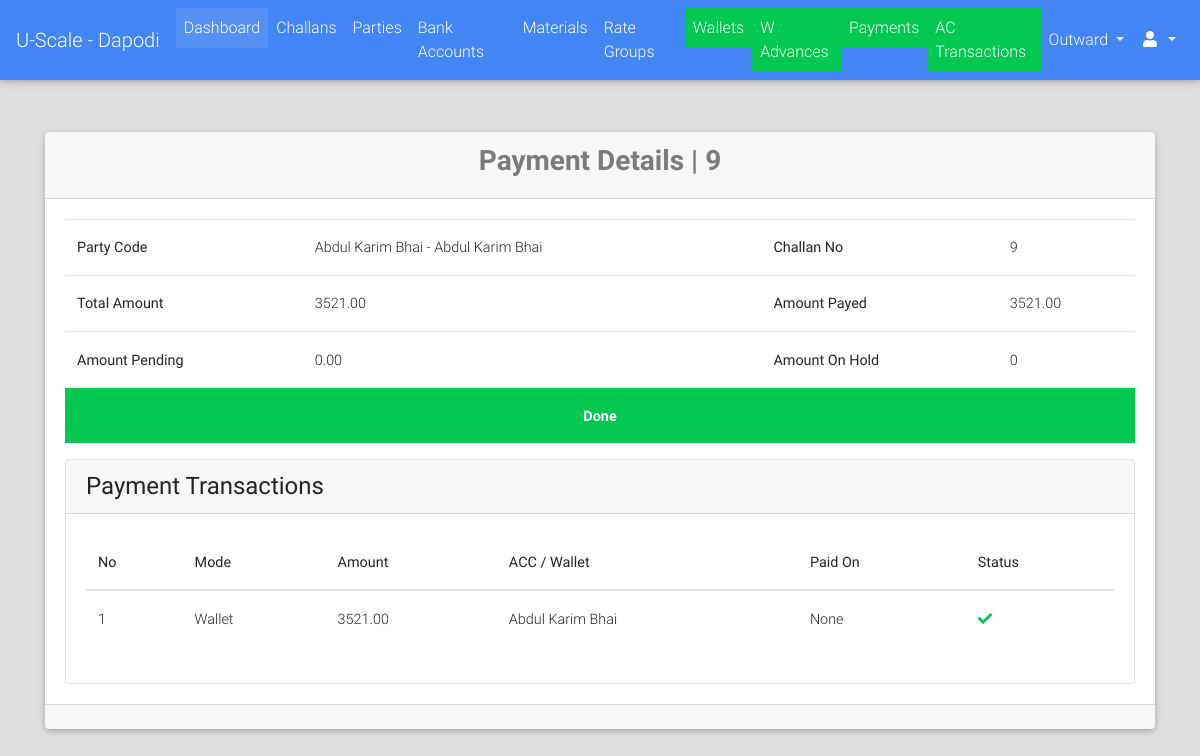
The app's page /payments/detail/219/ (signed in) with its own data.
### payments/models.py (models this page shows, shortened)
class Payment(models.Model):
    PAYMENT_MODE_CHOICES = (("DP", "Direct Payment"), ("AL", "Account Less"))
    PAYMENT_STATUS_CHOICES = (("PN", "Pending"), ("DN", "Done"))
    challan = models.OneToOneField("challans.Challan", on_delete=models.CASCADE)
    payment_mode = models.CharField(max_length=2, choices=PAYMENT_MODE_CHOICES, blank=True, null=True)
    status = models.CharField(max_length=2, choices=PAYMENT_STATUS_CHOICES, default="PN")
    payed_amount = models.DecimalField(max_digits=9, decimal_places=2, default=0.00)
    amount = models.DecimalField(max_digits=9, decimal_places=2, null=True, blank=True)
    image = models.ImageField(upload_to="payments/", blank=True, null=True)
    extra_info = models.TextField(blank=True)
    @property
    def calculate_payed_amount_pending(self):
        return sum([self.get_ac_tr_amount_pending, ])
    @property
    def get_remaining_amount(self):
        return self.amount - self.payed_amount
    @property
    def get_ac_tr_amount_pending(self):
        return self.accounttransaction_set.filter(status="PN").aggregate(total=Sum("amount"))["total"] or Decimal(0.00)

class WalletTransaction(models.Model):
    payment = models.ForeignKey("Payment", on_delete=models.CASCADE)
    wallet = models.ForeignKey("parties.Wallet", on_delete=models.CASCADE)
    amount = models.DecimalField(max_digits=9, decimal_places=2, default=Decimal(0.00))
    payed_on = models.DateField(blank=True, null=True)
    deducted_amount = models.DecimalField(max_digits=9, decimal_places=2, default=Decimal(0.00))
    previous_balance = models.DecimalField(max_digits=8, decimal_places=2, blank=True, null=True)
    remaining_balance = models.DecimalField(max_digits=8, decimal_places=2, blank=True, null=True)

### challans/models.py (models this page shows, shortened)
class Challan(models.Model):
    STATUS_CHOICES = (("PN", "Pending"), ("DN", "Done"))
    created_by = models.ForeignKey(User, on_delete=models.PROTECT)
    party = models.ForeignKey("parties.Party", on_delete=models.CASCADE)
    challan_no = models.PositiveIntegerField(unique=True
                                             )
    vehicle_details = models.CharField(max_length=128, blank=True, null=True)
    weights_amount = models.DecimalField(max_digits=9, decimal_places=2, default=decimal.Decimal(0.00))
    extra_charges = models.DecimalField(verbose_name="Kata Charges", max_digits=9, decimal_places=2,
                                        default=decimal.Decimal(0.00), validators=[MinValueValidator(limit_value=0), MaxValueValidator(limit_value=100)])
    round_amount = models.DecimalField(max_digits=4, decimal_places=2, default=decimal.Decimal(0.00), validators=[MinValueValidator(limit_value=-10), MaxValueValidator(limit_value=10)])
    total_amount = models.DecimalField(max_digits=9, decimal_places=2, default=decimal.Decimal(0.00), validators=[MinValueValidator(limit_value=0)])
    image = models.ImageField(upload_to="payments/", blank=True, null=True)
    extra_info = models.TextField(blank=True)
    created_on = models.DateField(verbose_name="Challan Date")
    updated_on = models.DateTimeField(auto_now=True)
    is_entries_done = models.BooleanField(default=False)
    is_reports_done = models.BooleanField(default=False)
    is_rates_assigned = models.BooleanField(default=False)
    is_payed = models.BooleanField(default=False)
    status = models.CharField(max_length=2, choices=STATUS_CHOICES, default="PN")
    @property
    def get_absolute_url(self):
        return reverse_lazy("challans:detail", kwargs={"challan_no": self.challan_no})

### parties/models.py (models this page shows, shortened)
class Party(models.Model):
    RATE_TYPE_CHOICES = (("GR", "Group Rate"), ("IR", "Individual Rate"))
    rate_type = models.CharField(max_length=2, choices=RATE_TYPE_CHOICES)
    rate_group = models.ForeignKey("rates.RateGroup", on_delete=models.PROTECT, blank=True, null=True)
    name = models.CharField(max_length=128)
    party_code = models.CharField(max_length=32, blank=True)
    address = models.TextField(blank=True)
    phone = models.CharField(max_length=13)
    whatsapp = models.CharField(max_length=13, blank=True)
    email = models.EmailField(blank=True, null=True)
    extra_info = models.TextField(blank=True)
    is_wallet_party = models.BooleanField(default=False)
    is_active = models.BooleanField(default=True)
    @property
    def get_display_text(self):
        return self.name
    class Meta:
        verbose_name = "Party"
        verbose_name_plural = "Parties"

class Wallet(models.Model):
    DEDUCT_TYPE_CHOICES = (("FD", "Full Deduct"), ("PD", "Part Deduct"), ("FXD", "Fix Deduct"))
    party = models.ForeignKey(Party, on_delete=models.CASCADE)
    balance = models.DecimalField(max_digits=9, decimal_places=2, default=Decimal(0.00))
    upper_limit = models.DecimalField(max_digits=9, decimal_places=2, default=20000.00)
    deduct_type = models.CharField(max_length=3, choices=DEDUCT_TYPE_CHOICES)
    fixed_amount = models.DecimalField(max_digits=7, decimal_places=2, blank=True, null=True)
    is_active = models.BooleanField(default=True)

### payments/views.py (the view)
# urls.py: url(r'^payments/detail/(?P<id>[0-9]+)$', views.PaymentDetailView.as_view(), name="payments_detail"),
class PaymentDetailView(LoginRequiredMixin, DetailView):
    template_name = "payments/detail.html"
    model = Payment
    context_object_name = "payment"
    slug_field = "id"
    slug_url_kwarg = "id"

### portal/templatetags/constant_tags.py (called while the page is built)
@register.simple_tag
def get_branch_name():
    return settings.BRANCH_NAME

### portal/templates/payments/detail.html (shortened to what this page needs)
{% extends "portal/base.html" %}
{% load crispy_forms_tags %}
{% block content %}
    <br><br>
    <div class="container">
        <div class="card">
            <div class="card-header">
                <h3 class="text-black-50 font-weight-bold text-center">Payment Details | {{ payment.challan.challan_no }}</h3>
            </div>
            <div class="card-body">
                <table class="table">
                    <tbody>
                        <tr>
                            <th>Party Code</th>
                            <td>{{ payment.challan.party.name }} - {{ payment.challan.party.get_display_text }}</td>
                            <th>Challan No</th>
                            <td>
                                <a href="{{ payment.challan.get_absolute_url }}">{{ payment.challan.challan_no }}</a>
                            </td>
                        </tr>
                        <tr>
                            <th>Total Amount</th>
                            <td>{{ payment.amount }}</td>
                            <th>Amount Payed</th>
                            <td>{{ payment.payed_amount }}</td>
                        </tr>
                        <tr>
                            <th>Amount Pending</th>
                            <td>{{ payment.get_remaining_amount }}</td>
                            <th>Amount On Hold</th>
                            <td>{{ payment.calculate_payed_amount_pending }}</td>
                        </tr>
                        <tr>
                            {% if payment.status == "DN" %}
                                <td class="bg-success text-center font-weight-bold text-white" colspan="4">Done</td>
                            {% else %}
                                <td class="bg-danger text-center font-weight-bold text-white" colspan="4">Pending</td>
                            {% endif %}
                        </tr>
                    </tbody>
                </table>
                <div class="card border" style="box-shadow: none">
                    <div class="card-header">
                        <h4 class="m-auto">Payment Transactions</h4>
                    </div>
                    <div class="card-body">
                        <table class="table">
                            <thead>
                                <th>No</th>
                                <th>Mode</th>
                                <th>Amount</th>
                                <th>ACC / Wallet</th>
                                <th>Paid On</th>
                                <th>Status</th>
                            </thead>
                            {% for w_transaction in payment.wallettransaction_set.all  %}
                                <tr>
                                    <td>{{ forloop.counter }}</td>
                                    <td>Wallet</td>
                                    <td>{{ w_transaction.amount }}</td>
                                    <td>{{ w_transaction.wallet.party.get_display_text }}</td>
                                    <td>{{ w_transaction.payed_on }}</td>
                                    <td><i class="fa fa-check text-success"></i></td>
                                </tr>
                            {% endfor %}
                        </table>
                    </div>
                </div>
            </div>
            <div class="card-footer">
            </div>
        </div>
    </div>
{% endblock %}

### records on screen
Payment: challan.challan_no "9", challan.party.name "Abdul Karim Bhai", challan.party.get_display_text "Abdul Karim Bhai", amount "3521.00", payed_amount "3521.00", get_remaining_amount "0.00", calculate_payed_amount_pending "0"
WalletTransaction: amount "3521.00", wallet.party.get_display_text "Abdul Karim Bhai", payed_on "None"
